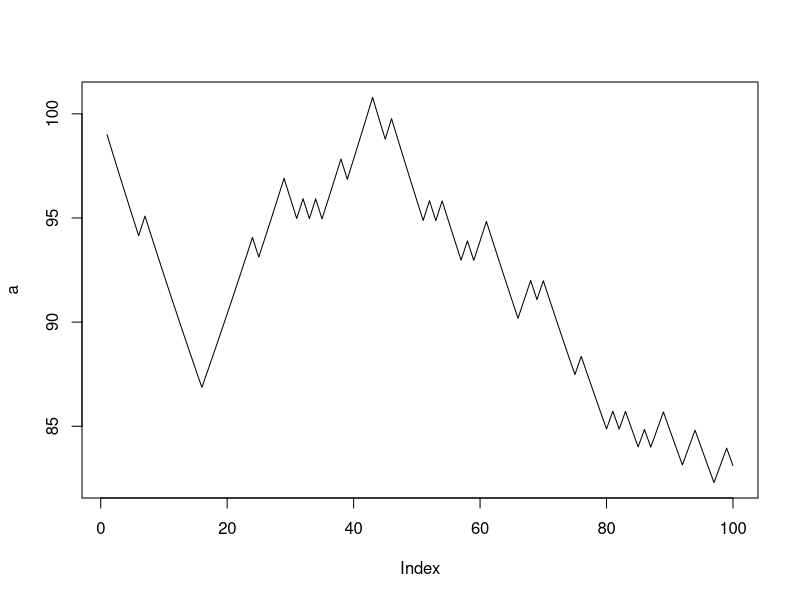

R code for this plot:
x <- 100
n <- 100
a <- array(n)

# lognormal
toss <- function(x)
  ifelse(rnorm(1, 0) > 0, x * 1.01, x * 0.99)

# arithmetic
tossAr <- function(x)
  ifelse(rnorm(1) > 0, x + 1, x - 1)

for (i in 1:n) {
  x <- toss(x) 
  a[i] <- x
}

plot(a, type = "l")
